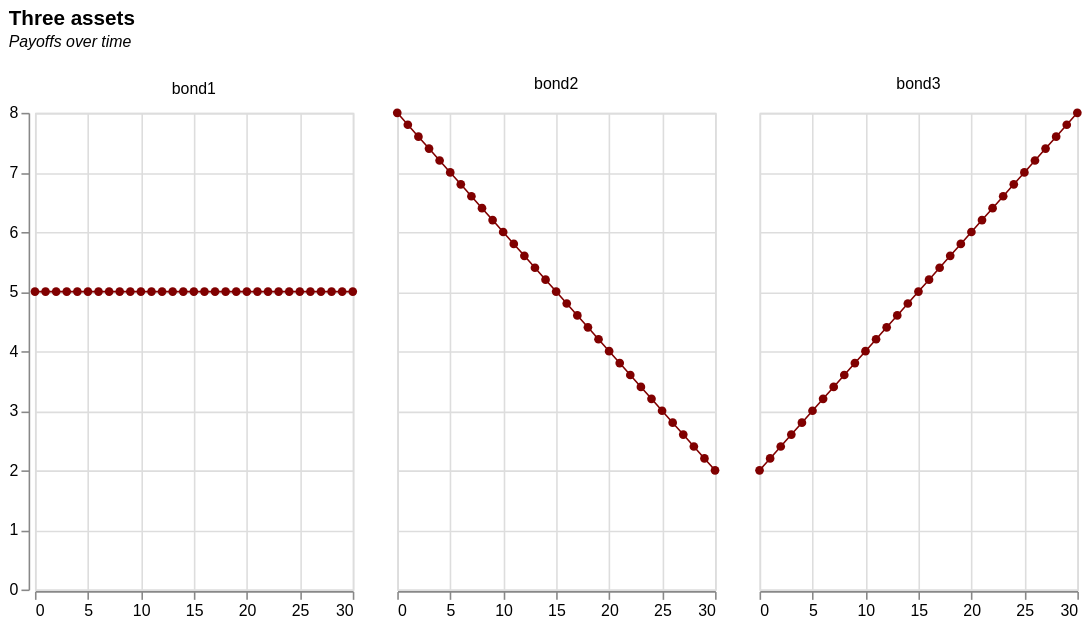

The Vega-Lite source for this figure:
### Vega-Lite specification from a JSON file in a GitHub repository (floating-point values rounded to 4 significant figures)
{"$schema": "https://vega.github.io/schema/vega-lite/v5.json", "title": {"text": "Three assets", "subtitle": ["Payoffs over time", ""], "subtitleFontStyle": "italic", "subtitleFontSize": 10, "anchor": "start", "color": "black"}, "width": 200, "height": 300, "data": {"values": [{"year": "0", "riskFreeRate": "0.01", "discountFactor": "1", "bond1": "5", "bond2": "8", "bond3": "2", "PV_b1": "5", "PV_b2": "8", "PV_b3": "2", "cycles": "0", "wages": "10", "asset1": "5", "asset2": "5"}, {"year": "1", "riskFreeRate": "0.01", "discountFactor": "0.99009901", "bond1": "5", "bond2": "7.8", "bond3": "2.2", "PV_b1": "4.95049505", "PV_b2": "7.722772277", "PV_b3": "2.178217822", "cycles": "-0.991778853", "wages": "9.008221147", "asset1": "4.008221147", "asset2": "5.991778853"}, {"year": "2", "riskFreeRate": "0.01", "discountFactor": "0.980296049", "bond1": "5", "bond2": "7.6", "bond3": "2.4", "PV_b1": "4.901480247", "PV_b2": "7.450249975", "PV_b3": "2.352710519", "cycles": "0.253823363", "wages": "10.25382336", "asset1": "5.253823363", "asset2": "4.746176637"}, {"year": "3", "riskFreeRate": "0.01", "discountFactor": "0.970590148", "bond1": "5", "bond2": "7.4", "bond3": "2.6", "PV_b1": "4.85295074", "PV_b2": "7.182367095", "PV_b3": "2.523534385", "cycles": "0.926818505", "wages": "10.92681851", "asset1": "5.926818505", "asset2": "4.073181495"}, {"year": "4", "riskFreeRate": "0.01", "discountFactor": "0.960980344", "bond1": "5", "bond2": "7.2", "bond3": "2.8", "PV_b1": "4.804901722", "PV_b2": "6.91905848", "PV_b3": "2.690744965", "cycles": "-0.491021594", "wages": "9.508978406", "asset1": "4.508978406", "asset2": "5.491021594"}, {"year": "5", "riskFreeRate": "0.01", "discountFactor": "0.951465688", "bond1": "5", "bond2": "7", "bond3": "3", "PV_b1": "4.757328438", "PV_b2": "6.660259813", "PV_b3": "2.854397063", "cycles": "-0.801152636", "wages": "9.198847364", "asset1": "4.198847364", "asset2": "5.801152636"}, {"year": "6", "riskFreeRate": "0.01", "discountFactor": "0.942045235", "bond1": "5", "bond2": "6.8", "bond3": "3.2", "PV_b1": "4.710226176", "PV_b2": "6.4059076", "PV_b3": "3.014544753", "cycles": "0.696058488", "wages": "10.69605849", "asset1": "5.696058488", "asset2": "4.303941512"}, {"year": "7", "riskFreeRate": "0.01", "discountFactor": "0.932718055", "bond1": "5", "bond2": "6.6", "bond3": "3.4", "PV_b1": "4.663590274", "PV_b2": "6.155939161", "PV_b3": "3.171241386", "cycles": "0.623012211", "wages": "10.62301221", "asset1": "5.623012211", "asset2": "4.376987789"}, {"year": "8", "riskFreeRate": "0.01", "discountFactor": "0.923483222", "bond1": "5", "bond2": "6.4", "bond3": "3.6", "PV_b1": "4.617416112", "PV_b2": "5.910292624", "PV_b3": "3.324539601", "cycles": "-0.855504371", "wages": "9.144495629", "asset1": "4.144495629", "asset2": "5.855504371"}, {"year": "9", "riskFreeRate": "0.01", "discountFactor": "0.914339824", "bond1": "5", "bond2": "6.2", "bond3": "3.8", "PV_b1": "4.571699121", "PV_b2": "5.66890691", "PV_b3": "3.474491332", "cycles": "-0.404065219", "wages": "9.595934781", "asset1": "4.595934781", "asset2": "5.404065219"}, {"year": "10", "riskFreeRate": "0.01", "discountFactor": "0.905286955", "bond1": "5", "bond2": "6", "bond3": "4", "PV_b1": "4.526434773", "PV_b2": "5.431721728", "PV_b3": "3.621147819", "cycles": "0.958915723", "wages": "10.95891572", "asset1": "5.958915723", "asset2": "4.041084277"}, {"year": "11", "riskFreeRate": "0.01", "discountFactor": "0.896323718", "bond1": "5", "bond2": "5.8", "bond3": "4.2", "PV_b1": "4.481618588", "PV_b2": "5.198677562", "PV_b3": "3.764559614", "cycles": "0.158652431", "wages": "10.15865243", "asset1": "5.158652431", "asset2": "4.841347569"}, {"year": "12", "riskFreeRate": "0.01", "discountFactor": "0.887449225", "bond1": "5", "bond2": "5.6", "bond3": "4.4", "PV_b1": "4.437246126", "PV_b2": "4.969715661", "PV_b3": "3.904776591", "cycles": "-0.999519224", "wages": "9.000480776", "asset1": "4.000480776", "asset2": "5.999519224"}, {"year": "13", "riskFreeRate": "0.01", "discountFactor": "0.878662599", "bond1": "5", "bond2": "5.4", "bond3": "4.6", "PV_b1": "4.393312996", "PV_b2": "4.744778036", "PV_b3": "4.041847957", "cycles": "0.097151904", "wages": "10.0971519", "asset1": "5.097151904", "asset2": "4.902848096"}, {"year": "14", "riskFreeRate": "0.01", "discountFactor": "0.86996297", "bond1": "5", "bond2": "5.2", "bond3": "4.8", "PV_b1": "4.349814848", "PV_b2": "4.523807442", "PV_b3": "4.175822254", "cycles": "0.974655392", "wages": "10.97465539", "asset1": "5.974655392", "asset2": "4.025344608"}, {"year": "15", "riskFreeRate": "0.01", "discountFactor": "0.861349475", "bond1": "5", "bond2": "5", "bond3": "5", "PV_b1": "4.306747374", "PV_b2": "4.306747374", "PV_b3": "4.306747374", "cycles": "-0.346592904", "wages": "9.653407096", "asset1": "4.653407096", "asset2": "5.346592904"}, {"year": "16", "riskFreeRate": "0.01", "discountFactor": "0.852821262", "bond1": "5", "bond2": "4.8", "bond3": "5.2", "PV_b1": "4.264106311", "PV_b2": "4.093542059", "PV_b3": "4.434670563", "cycles": "-0.885952778", "wages": "9.114047222", "asset1": "4.114047222", "asset2": "5.885952778"}, {"year": "17", "riskFreeRate": "0.01", "discountFactor": "0.844377487", "bond1": "5", "bond2": "4.6", "bond3": "5.4", "PV_b1": "4.221887437", "PV_b2": "3.884136442", "PV_b3": "4.559638432", "cycles": "0.573332477", "wages": "10.57333248", "asset1": "5.573332477", "asset2": "4.426667523"}, {"year": "18", "riskFreeRate": "0.01", "discountFactor": "0.836017314", "bond1": "5", "bond2": "4.4", "bond3": "5.6", "PV_b1": "4.180086571", "PV_b2": "3.678476182", "PV_b3": "4.681696959", "cycles": "0.7392213", "wages": "10.7392213", "asset1": "5.7392213", "asset2": "4.2607787"}, {"year": "19", "riskFreeRate": "0.01", "discountFactor": "0.827739915", "bond1": "5", "bond2": "4.2", "bond3": "5.8", "PV_b1": "4.138699575", "PV_b2": "3.476507643", "PV_b3": "4.800891507", "cycles": "-0.762519447", "wages": "9.237480553", "asset1": "4.237480553", "asset2": "5.762519447"}, {"year": "20", "riskFreeRate": "0.01", "discountFactor": "0.81954447", "bond1": "5", "bond2": "4", "bond3": "6", "PV_b1": "4.097722352", "PV_b2": "3.278177881", "PV_b3": "4.917266822", "cycles": "-0.544071696", "wages": "9.455928304", "asset1": "4.455928304", "asset2": "5.544071696"}, {"year": "21", "riskFreeRate": "0.01", "discountFactor": "0.811430169", "bond1": "5", "bond2": "3.8", "bond3": "6.2", "PV_b1": "4.057150843", "PV_b2": "3.083434641", "PV_b3": "5.030867046", "cycles": "0.901762291", "wages": "10.90176229", "asset1": "5.901762291", "asset2": "4.098237709"}, {"year": "22", "riskFreeRate": "0.01", "discountFactor": "0.803396207", "bond1": "5", "bond2": "3.6", "bond3": "6.4", "PV_b1": "4.016981033", "PV_b2": "2.892226344", "PV_b3": "5.141735722", "cycles": "0.313286037", "wages": "10.31328604", "asset1": "5.313286037", "asset2": "4.686713963"}, {"year": "23", "riskFreeRate": "0.01", "discountFactor": "0.795441789", "bond1": "5", "bond2": "3.4", "bond3": "6.6", "PV_b1": "3.977208943", "PV_b2": "2.704502082", "PV_b3": "5.249915805", "cycles": "-0.981940765", "wages": "9.018059235", "asset1": "4.018059235", "asset2": "5.981940765"}, {"year": "24", "riskFreeRate": "0.01", "discountFactor": "0.787566127", "bond1": "5", "bond2": "3.2", "bond3": "6.8", "PV_b1": "3.937830637", "PV_b2": "2.520211608", "PV_b3": "5.355449666", "cycles": "-0.06198051", "wages": "9.93801949", "asset1": "4.93801949", "asset2": "5.06198051"}, {"year": "25", "riskFreeRate": "0.01", "discountFactor": "0.779768443", "bond1": "5", "bond2": "3", "bond3": "7", "PV_b1": "3.898842215", "PV_b2": "2.339305329", "PV_b3": "5.458379101", "cycles": "0.997803274", "wages": "10.99780327", "asset1": "5.997803274", "asset2": "4.002196726"}, {"year": "26", "riskFreeRate": "0.01", "discountFactor": "0.772047963", "bond1": "5", "bond2": "2.8", "bond3": "7.2", "PV_b1": "3.860239817", "PV_b2": "2.161734297", "PV_b3": "5.558745336", "cycles": "-0.193384667", "wages": "9.806615333", "asset1": "4.806615333", "asset2": "5.193384667"}, {"year": "27", "riskFreeRate": "0.01", "discountFactor": "0.764403924", "bond1": "5", "bond2": "2.6", "bond3": "7.4", "PV_b1": "3.822019621", "PV_b2": "1.987450203", "PV_b3": "5.656589038", "cycles": "-0.948310843", "wages": "9.051689157", "asset1": "4.051689157", "asset2": "5.948310843"}, {"year": "28", "riskFreeRate": "0.01", "discountFactor": "0.756835568", "bond1": "5", "bond2": "2.4", "bond3": "7.6", "PV_b1": "3.784177842", "PV_b2": "1.816405364", "PV_b3": "5.75195032", "cycles": "0.436083376", "wages": "10.43608338", "asset1": "5.436083376", "asset2": "4.563916624"}, {"year": "29", "riskFreeRate": "0.01", "discountFactor": "0.749342147", "bond1": "5", "bond2": "2.2", "bond3": "7.8", "PV_b1": "3.746710735", "PV_b2": "1.648552723", "PV_b3": "5.844868746", "cycles": "0.836705168", "wages": "10.83670517", "asset1": "5.836705168", "asset2": "4.163294832"}, {"year": "30", "riskFreeRate": "0.01", "discountFactor": "0.741922918", "bond1": "5", "bond2": "2", "bond3": "8", "PV_b1": "3.709614589", "PV_b2": "1.483845836", "PV_b3": "5.935383342", "cycles": "-0.650219137", "wages": "9.349780863", "asset1": "4.349780863", "asset2": "5.650219137"}, {"year": "0", "riskFreeRate": "0.03", "discountFactor": "1", "bond1": "5", "bond2": "8", "bond3": "2", "PV_b1": "5", "PV_b2": "8", "PV_b3": "2", "cycles": "0", "wages": "", "asset1": "", "asset2": ""}, {"year": "1", "riskFreeRate": "0.03", "discountFactor": "0.970873786", "bond1": "5", "bond2": "7.8", "bond3": "2.2", "PV_b1": "4.854368932", "PV_b2": "7.572815534", "PV_b3": "2.13592233", "cycles": "-0.991778853", "wages": "", "asset1": "", "asset2": ""}, {"year": "2", "riskFreeRate": "0.03", "discountFactor": "0.942595909", "bond1": "5", "bond2": "7.6", "bond3": "2.4", "PV_b1": "4.712979546", "PV_b2": "7.163728909", "PV_b3": "2.262230182", "cycles": "0.253823363", "wages": "", "asset1": "", "asset2": ""}, {"year": "3", "riskFreeRate": "0.03", "discountFactor": "0.915141659", "bond1": "5", "bond2": "7.4", "bond3": "2.6", "PV_b1": "4.575708297", "PV_b2": "6.772048279", "PV_b3": "2.379368314", "cycles": "0.926818505", "wages": "", "asset1": "", "asset2": ""}, {"year": "4", "riskFreeRate": "0.03", "discountFactor": "0.888487048", "bond1": "5", "bond2": "7.2", "bond3": "2.8", "PV_b1": "4.44243524", "PV_b2": "6.397106745", "PV_b3": "2.487763734", "cycles": "-0.491021594", "wages": "", "asset1": "", "asset2": ""}, {"year": "5", "riskFreeRate": "0.03", "discountFactor": "0.862608784", "bond1": "5", "bond2": "7", "bond3": "3", "PV_b1": "4.313043922", "PV_b2": "6.038261491", "PV_b3": "2.587826353", "cycles": "-0.801152636", "wages": "", "asset1": "", "asset2": ""}, {"year": "6", "riskFreeRate": "0.03", "discountFactor": "0.837484257", "bond1": "5", "bond2": "6.8", "bond3": "3.2", "PV_b1": "4.187421283", "PV_b2": "5.694892945", "PV_b3": "2.679949621", "cycles": "0.696058488", "wages": "", "asset1": "", "asset2": ""}, {"year": "7", "riskFreeRate": "0.03", "discountFactor": "0.813091511", "bond1": "5", "bond2": "6.6", "bond3": "3.4", "PV_b1": "4.065457557", "PV_b2": "5.366403975", "PV_b3": "2.764511139", "cycles": "0.623012211", "wages": "", "asset1": "", "asset2": ""}, {"year": "8", "riskFreeRate": "0.03", "discountFactor": "0.789409234", "bond1": "5", "bond2": "6.4", "bond3": "3.6", "PV_b1": "3.947046172", "PV_b2": "5.0522191", "PV_b3": "2.841873244", "cycles": "-0.855504371", "wages": "", "asset1": "", "asset2": ""}, {"year": "9", "riskFreeRate": "0.03", "discountFactor": "0.766416732", "bond1": "5", "bond2": "6.2", "bond3": "3.8", "PV_b1": "3.832083662", "PV_b2": "4.751783741", "PV_b3": "2.912383583", "cycles": "-0.404065219", "wages": "", "asset1": "", "asset2": ""}, {"year": "10", "riskFreeRate": "0.03", "discountFactor": "0.744093915", "bond1": "5", "bond2": "6", "bond3": "4", "PV_b1": "3.720469574", "PV_b2": "4.464563489", "PV_b3": "2.97637566", "cycles": "0.958915723", "wages": "", "asset1": "", "asset2": ""}, {"year": "11", "riskFreeRate": "0.03", "discountFactor": "0.722421277", "bond1": "5", "bond2": "5.8", "bond3": "4.2", "PV_b1": "3.612106383", "PV_b2": "4.190043404", "PV_b3": "3.034169362", "cycles": "0.158652431", "wages": "", "asset1": "", "asset2": ""}, {"year": "12", "riskFreeRate": "0.03", "discountFactor": "0.70137988", "bond1": "5", "bond2": "5.6", "bond3": "4.4", "PV_b1": "3.506899401", "PV_b2": "3.927727329", "PV_b3": "3.086071473", "cycles": "-0.999519224", "wages": "", "asset1": "", "asset2": ""}, {"year": "13", "riskFreeRate": "0.03", "discountFactor": "0.68095134", "bond1": "5", "bond2": "5.4", "bond3": "4.6", "PV_b1": "3.4047567", "PV_b2": "3.677137236", "PV_b3": "3.132376164", "cycles": "0.097151904", "wages": "", "asset1": "", "asset2": ""}, {"year": "14", "riskFreeRate": "0.03", "discountFactor": "0.661117806", "bond1": "5", "bond2": "5.2", "bond3": "4.8", "PV_b1": "3.305589029", "PV_b2": "3.43781259", "PV_b3": "3.173365468", "cycles": "0.974655392", "wages": "", "asset1": "", "asset2": ""}, {"year": "15", "riskFreeRate": "0.03", "discountFactor": "0.641861947", "bond1": "5", "bond2": "5", "bond3": "5", "PV_b1": "3.209309737", "PV_b2": "3.209309737", "PV_b3": "3.209309737", "cycles": "-0.346592904", "wages": "", "asset1": "", "asset2": ""}, {"year": "16", "riskFreeRate": "0.03", "discountFactor": "0.623166939", "bond1": "5", "bond2": "4.8", "bond3": "5.2", "PV_b1": "3.115834696", "PV_b2": "2.991201308", "PV_b3": "3.240468084", "cycles": "-0.885952778", "wages": "", "asset1": "", "asset2": ""}, {"year": "17", "riskFreeRate": "0.03", "discountFactor": "0.605016446", "bond1": "5", "bond2": "4.6", "bond3": "5.4", "PV_b1": "3.025082229", "PV_b2": "2.783075651", "PV_b3": "3.267088808", "cycles": "0.573332477", "wages": "", "asset1": "", "asset2": ""}, {"year": "18", "riskFreeRate": "0.03", "discountFactor": "0.587394608", "bond1": "5", "bond2": "4.4", "bond3": "5.6", "PV_b1": "2.936973038", "PV_b2": "2.584536274", "PV_b3": "3.289409803", "cycles": "0.7392213", "wages": "", "asset1": "", "asset2": ""}, {"year": "19", "riskFreeRate": "0.03", "discountFactor": "0.570286027", "bond1": "5", "bond2": "4.2", "bond3": "5.8", "PV_b1": "2.851430134", "PV_b2": "2.395201313", "PV_b3": "3.307658956", "cycles": "-0.762519447", "wages": "", "asset1": "", "asset2": ""}, {"year": "20", "riskFreeRate": "0.03", "discountFactor": "0.553675754", "bond1": "5", "bond2": "4", "bond3": "6", "PV_b1": "2.768378771", "PV_b2": "2.214703017", "PV_b3": "3.322054525", "cycles": "-0.544071696", "wages": "", "asset1": "", "asset2": ""}, {"year": "21", "riskFreeRate": "0.03", "discountFactor": "0.537549276", "bond1": "5", "bond2": "3.8", "bond3": "6.2", "PV_b1": "2.68774638", "PV_b2": "2.042687248", "PV_b3": "3.332805511", "cycles": "0.901762291", "wages": "", "asset1": "", "asset2": ""}, {"year": "22", "riskFreeRate": "0.03", "discountFactor": "0.521892501", "bond1": "5", "bond2": "3.6", "bond3": "6.4", "PV_b1": "2.609462504", "PV_b2": "1.878813003", "PV_b3": "3.340112006", "cycles": "0.313286037", "wages": "", "asset1": "", "asset2": ""}, {"year": "23", "riskFreeRate": "0.03", "discountFactor": "0.506691748", "bond1": "5", "bond2": "3.4", "bond3": "6.6", "PV_b1": "2.533458742", "PV_b2": "1.722751945", "PV_b3": "3.34416554", "cycles": "-0.981940765", "wages": "", "asset1": "", "asset2": ""}, {"year": "24", "riskFreeRate": "0.03", "discountFactor": "0.491933736", "bond1": "5", "bond2": "3.2", "bond3": "6.8", "PV_b1": "2.459668682", "PV_b2": "1.574187956", "PV_b3": "3.345149407", "cycles": "-0.06198051", "wages": "", "asset1": "", "asset2": ""}, {"year": "25", "riskFreeRate": "0.03", "discountFactor": "0.477605569", "bond1": "5", "bond2": "3", "bond3": "7", "PV_b1": "2.388027846", "PV_b2": "1.432816708", "PV_b3": "3.343238985", "cycles": "0.997803274", "wages": "", "asset1": "", "asset2": ""}, {"year": "26", "riskFreeRate": "0.03", "discountFactor": "0.463694727", "bond1": "5", "bond2": "2.8", "bond3": "7.2", "PV_b1": "2.318473637", "PV_b2": "1.298345237", "PV_b3": "3.338602038", "cycles": "-0.193384667", "wages": "", "asset1": "", "asset2": ""}, {"year": "27", "riskFreeRate": "0.03", "discountFactor": "0.450189056", "bond1": "5", "bond2": "2.6", "bond3": "7.4", "PV_b1": "2.250945279", "PV_b2": "1.170491545", "PV_b3": "3.331399013", "cycles": "-0.948310843", "wages": "", "asset1": "", "asset2": ""}, {"year": "28", "riskFreeRate": "0.03", "discountFactor": "0.437076753", "bond1": "5", "bond2": "2.4", "bond3": "7.6", "PV_b1": "2.185383766", "PV_b2": "1.048984208", "PV_b3": "3.321783324", "cycles": "0.436083376", "wages": "", "asset1": "", "asset2": ""}, {"year": "29", "riskFreeRate": "0.03", "discountFactor": "0.424346362", "bond1": "5", "bond2": "2.2", "bond3": "7.8", "PV_b1": "2.121731812", "PV_b2": "0.933561997", "PV_b3": "3.309901626", "cycles": "0.836705168", "wages": "", "asset1": "", "asset2": ""}, {"year": "30", "riskFreeRate": "0.03", "discountFactor": "0.41198676", "bond1": "5", "bond2": "2", "bond3": "8", "PV_b1": "2.059933798", "PV_b2": "0.823973519", "PV_b3": "3.295894076", "cycles": "-0.650219137", "wages": "", "asset1": "", "asset2": ""}, {"year": "0", "riskFreeRate": "0.1", "discountFactor": "1", "bond1": "5", "bond2": "8", "bond3": "2", "PV_b1": "5", "PV_b2": "8", "PV_b3": "2", "cycles": "0", "wages": "", "asset1": "", "asset2": ""}, {"year": "1", "riskFreeRate": "0.1", "discountFactor": "0.909090909", "bond1": "5", "bond2": "7.8", "bond3": "2.2", "PV_b1": "4.545454545", "PV_b2": "7.090909091", "PV_b3": "2", "cycles": "-0.991778853", "wages": "", "asset1": "", "asset2": ""}, {"year": "2", "riskFreeRate": "0.1", "discountFactor": "0.826446281", "bond1": "5", "bond2": "7.6", "bond3": "2.4", "PV_b1": "4.132231405", "PV_b2": "6.280991736", "PV_b3": "1.983471074", "cycles": "0.253823363", "wages": "", "asset1": "", "asset2": ""}, {"year": "3", "riskFreeRate": "0.1", "discountFactor": "0.751314801", "bond1": "5", "bond2": "7.4", "bond3": "2.6", "PV_b1": "3.756574005", "PV_b2": "5.559729527", "PV_b3": "1.953418482", "cycles": "0.926818505", "wages": "", "asset1": "", "asset2": ""}, {"year": "4", "riskFreeRate": "0.1", "discountFactor": "0.683013455", "bond1": "5", "bond2": "7.2", "bond3": "2.8", "PV_b1": "3.415067277", "PV_b2": "4.917696879", "PV_b3": "1.912437675", "cycles": "-0.491021594", "wages": "", "asset1": "", "asset2": ""}, {"year": "5", "riskFreeRate": "0.1", "discountFactor": "0.620921323", "bond1": "5", "bond2": "7", "bond3": "3", "PV_b1": "3.104606615", "PV_b2": "4.346449261", "PV_b3": "1.862763969", "cycles": "-0.801152636", "wages": "", "asset1": "", "asset2": ""}, {"year": "6", "riskFreeRate": "0.1", "discountFactor": "0.56447393", "bond1": "5", "bond2": "6.8", "bond3": "3.2", "PV_b1": "2.82236965", "PV_b2": "3.838422724", "PV_b3": "1.806316576", "cycles": "0.696058488", "wages": "", "asset1": "", "asset2": ""}, {"year": "7", "riskFreeRate": "0.1", "discountFactor": "0.513158118", "bond1": "5", "bond2": "6.6", "bond3": "3.4", "PV_b1": "2.565790591", "PV_b2": "3.38684358", "PV_b3": "1.744737602", "cycles": "0.623012211", "wages": "", "asset1": "", "asset2": ""}, {"year": "8", "riskFreeRate": "0.1", "discountFactor": "0.46650738", "bond1": "5", "bond2": "6.4", "bond3": "3.6", "PV_b1": "2.332536901", "PV_b2": "2.985647233", "PV_b3": "1.679426569", "cycles": "-0.855504371", "wages": "", "asset1": "", "asset2": ""}, {"year": "9", "riskFreeRate": "0.1", "discountFactor": "0.424097618", "bond1": "5", "bond2": "6.2", "bond3": "3.8", "PV_b1": "2.120488092", "PV_b2": "2.629405234", "PV_b3": "1.61157095", "cycles": "-0.404065219", "wages": "", "asset1": "", "asset2": ""}, {"year": "10", "riskFreeRate": "0.1", "discountFactor": "0.385543289", "bond1": "5", "bond2": "6", "bond3": "4", "PV_b1": "1.927716447", "PV_b2": "2.313259737", "PV_b3": "1.542173158", "cycles": "0.958915723", "wages": "", "asset1": "", "asset2": ""}, {"year": "11", "riskFreeRate": "0.1", "discountFactor": "0.350493899", "bond1": "5", "bond2": "5.8", "bond3": "4.2", "PV_b1": "1.752469497", "PV_b2": "2.032864617", "PV_b3": "1.472074378", "cycles": "0.158652431", "wages": "", "asset1": "", "asset2": ""}, {"year": "12", "riskFreeRate": "0.1", "discountFactor": "0.318630818", "bond1": "5", "bond2": "5.6", "bond3": "4.4", "PV_b1": "1.593154089", "PV_b2": "1.784332579", "PV_b3": "1.401975598", "cycles": "-0.999519224", "wages": "", "asset1": "", "asset2": ""}, {"year": "13", "riskFreeRate": "0.1", "discountFactor": "0.28966438", "bond1": "5", "bond2": "5.4", "bond3": "4.6", "PV_b1": "1.448321899", "PV_b2": "1.564187651", "PV_b3": "1.332456147", "cycles": "0.097151904", "wages": "", "asset1": "", "asset2": ""}, {"year": "14", "riskFreeRate": "0.1", "discountFactor": "0.263331254", "bond1": "5", "bond2": "5.2", "bond3": "4.8", "PV_b1": "1.316656272", "PV_b2": "1.369322522", "PV_b3": "1.263990021", "cycles": "0.974655392", "wages": "", "asset1": "", "asset2": ""}, {"year": "15", "riskFreeRate": "0.1", "discountFactor": "0.239392049", "bond1": "5", "bond2": "5", "bond3": "5", "PV_b1": "1.196960247", "PV_b2": "1.196960247", "PV_b3": "1.196960247", "cycles": "-0.346592904", "wages": "", "asset1": "", "asset2": ""}, {"year": "16", "riskFreeRate": "0.1", "discountFactor": "0.217629136", "bond1": "5", "bond2": "4.8", "bond3": "5.2", "PV_b1": "1.088145679", "PV_b2": "1.044619852", "PV_b3": "1.131671506", "cycles": "-0.885952778", "wages": "", "asset1": "", "asset2": ""}, {"year": "17", "riskFreeRate": "0.1", "discountFactor": "0.197844669", "bond1": "5", "bond2": "4.6", "bond3": "5.4", "PV_b1": "0.989223345", "PV_b2": "0.910085477", "PV_b3": "1.068361212", "cycles": "0.573332477", "wages": "", "asset1": "", "asset2": ""}, {"year": "18", "riskFreeRate": "0.1", "discountFactor": "0.17985879", "bond1": "5", "bond2": "4.4", "bond3": "5.6", "PV_b1": "0.89929395", "PV_b2": "0.791378676", "PV_b3": "1.007209223", "cycles": "0.7392213", "wages": "", "asset1": "", "asset2": ""}, {"year": "19", "riskFreeRate": "0.1", "discountFactor": "0.163507991", "bond1": "5", "bond2": "4.2", "bond3": "5.8", "PV_b1": "0.817539954", "PV_b2": "0.686733561", "PV_b3": "0.948346347", "cycles": "-0.762519447", "wages": "", "asset1": "", "asset2": ""}, {"year": "20", "riskFreeRate": "0.1", "discountFactor": "0.148643628", "bond1": "5", "bond2": "4", "bond3": "6", "PV_b1": "0.74321814", "PV_b2": "0.594574512", "PV_b3": "0.891861768", "cycles": "-0.544071696", "wages": "", "asset1": "", "asset2": ""}, {"year": "21", "riskFreeRate": "0.1", "discountFactor": "0.135130571", "bond1": "5", "bond2": "3.8", "bond3": "6.2", "PV_b1": "0.675652855", "PV_b2": "0.51349617", "PV_b3": "0.83780954", "cycles": "0.901762291", "wages": "", "asset1": "", "asset2": ""}, {"year": "22", "riskFreeRate": "0.1", "discountFactor": "0.122845974", "bond1": "5", "bond2": "3.6", "bond3": "6.4", "PV_b1": "0.614229868", "PV_b2": "0.442245505", "PV_b3": "0.786214231", "cycles": "0.313286037", "wages": "", "asset1": "", "asset2": ""}, {"year": "23", "riskFreeRate": "0.1", "discountFactor": "0.111678158", "bond1": "5", "bond2": "3.4", "bond3": "6.6", "PV_b1": "0.558390789", "PV_b2": "0.379705737", "PV_b3": "0.737075841", "cycles": "-0.981940765", "wages": "", "asset1": "", "asset2": ""}, {"year": "24", "riskFreeRate": "0.1", "discountFactor": "0.101525598", "bond1": "5", "bond2": "3.2", "bond3": "6.8", "PV_b1": "0.50762799", "PV_b2": "0.324881914", "PV_b3": "0.690374066", "cycles": "-0.06198051", "wages": "", "asset1": "", "asset2": ""}, {"year": "25", "riskFreeRate": "0.1", "discountFactor": "0.092295998", "bond1": "5", "bond2": "3", "bond3": "7", "PV_b1": "0.461479991", "PV_b2": "0.276887995", "PV_b3": "0.646071987", "cycles": "0.997803274", "wages": "", "asset1": "", "asset2": ""}, {"year": "26", "riskFreeRate": "0.1", "discountFactor": "0.083905453", "bond1": "5", "bond2": "2.8", "bond3": "7.2", "PV_b1": "0.419527264", "PV_b2": "0.234935268", "PV_b3": "0.604119261", "cycles": "-0.193384667", "wages": "", "asset1": "", "asset2": ""}, {"year": "27", "riskFreeRate": "0.1", "discountFactor": "0.076277684", "bond1": "5", "bond2": "2.6", "bond3": "7.4", "PV_b1": "0.381388422", "PV_b2": "0.19832198", "PV_b3": "0.564454865", "cycles": "-0.948310843", "wages": "", "asset1": "", "asset2": ""}, {"year": "28", "riskFreeRate": "0.1", "discountFactor": "0.069343349", "bond1": "5", "bond2": "2.4", "bond3": "7.6", "PV_b1": "0.346716747", "PV_b2": "0.166424039", "PV_b3": "0.527009456", "cycles": "0.436083376", "wages": "", "asset1": "", "asset2": ""}, {"year": "29", "riskFreeRate": "0.1", "discountFactor": "0.063039409", "bond1": "5", "bond2": "2.2", "bond3": "7.8", "PV_b1": "0.315197043", "PV_b2": "0.138686699", "PV_b3": "0.491707387", "cycles": "0.836705168", "wages": "", "asset1": "", "asset2": ""}, {"year": "30", "riskFreeRate": "0.1", "discountFactor": "0.057308553", "bond1": "5", "bond2": "2", "bond3": "8", "PV_b1": "0.286542767", "PV_b2": "0.114617107", "PV_b3": "0.458468426", "cycles": "-0.650219137", "wages": "", "asset1": "", "asset2": ""}], "format": {"parse": {"year": "number"}}}, "transform": [{"fold": ["bond1", "bond2", "bond3"], "as": ["asset", "value"]}, {"filter": "datum.riskFreeRate==0.01"}], "mark": {"type": "line", "point": {"color": "rgb(128,0,0)"}, "color": "rgb(128,0,0)", "strokeWidth": 1}, "encoding": {"x": {"field": "year", "type": "quantitative", "title": null}, "y": {"field": "value", "type": "quantitative", "title": null}, "facet": {"field": "asset", "type": "nominal", "title": null, "columns": 3}}}
